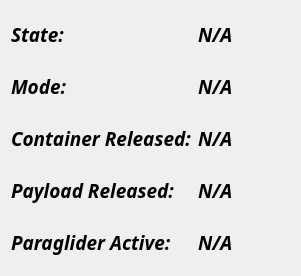
   <widget class="QWidget" name="telemetry_container_1" native="true">
    <property name="geometry">
     <rect>
      <x>0</x>
      <y>330</y>
      <width>301</width>
      <height>276</height>
     </rect>
    </property>
    <property name="sizePolicy">
     <sizepolicy hsizetype="Expanding" vsizetype="Expanding">
      <horstretch>1</horstretch>
      <verstretch>1</verstretch>
     </sizepolicy>
    </property>
    <property name="styleSheet">
     <string notr="true"/>
    </property>
    <layout class="QGridLayout" name="gridLayout_10">
     <item row="0" column="0">
      <layout class="QVBoxLayout" name="simulation_panel_2" stretch="1">
       <property name="sizeConstraint">
        <enum>QLayout::SetMinimumSize</enum>
       </property>
       <item>
        <layout class="QHBoxLayout" name="horizontalLayout_12" stretch="0,0">
         <item>
          <layout class="QVBoxLayout" name="verticalLayout_19">
           <item>
            <widget class="QLabel" name="state">
             <property name="font">
              <font>
               <family>Noto Sans</family>
               <pointsize>14</pointsize>
               <weight>75</weight>
               <italic>true</italic>
               <bold>true</bold>
              </font>
             </property>
             <property name="styleSheet">
              <string notr="true">border: none;</string>
             </property>
             <property name="text">
              <string>State:</string>
             </property>
            </widget>
           </item>
           <item>
            <widget class="QLabel" name="mode">
             <property name="font">
              <font>
               <family>Noto Sans</family>
               <pointsize>14</pointsize>
               <weight>75</weight>
               <italic>true</italic>
               <bold>true</bold>
              </font>
             </property>
             <property name="styleSheet">
              <string notr="true">border: none;</string>
             </property>
             <property name="text">
              <string>Mode:</string>
             </property>
            </widget>
           </item>
           <item>
            <widget class="QLabel" name="container_released">
             <property name="font">
              <font>
               <family>Noto Sans</family>
               <pointsize>14</pointsize>
               <weight>75</weight>
               <italic>true</italic>
               <bold>true</bold>
              </font>
             </property>
             <property name="styleSheet">
              <string notr="true">font-weight: bold;</string>
             </property>
             <property name="text">
              <string>Container Released:</string>
             </property>
            </widget>
           </item>
           <item>
            <widget class="QLabel" name="payload_released">
             <property name="font">
              <font>
               <family>Noto Sans</family>
               <pointsize>14</pointsize>
               <weight>75</weight>
               <italic>true</italic>
               <bold>true</bold>
              </font>
             </property>
             <property name="styleSheet">
              <string notr="true">font-weight: bold;</string>
             </property>
             <property name="text">
              <string>Payload Released:</string>
             </property>
            </widget>
           </item>
           <item>
            <widget class="QLabel" name="paraglider_active">
             <property name="font">
              <font>
               <family>Noto Sans</family>
               <pointsize>14</pointsize>
               <weight>75</weight>
               <italic>true</italic>
               <bold>true</bold>
              </font>
             </property>
             <property name="styleSheet">
              <string notr="true">font-weight: bold;</string>
             </property>
             <property name="text">
              <string>Paraglider Active:</string>
             </property>
             <property name="textFormat">
              <enum>Qt::AutoText</enum>
             </property>
             <property name="scaledContents">
              <bool>false</bool>
             </property>
            </widget>
           </item>
          </layout>
         </item>
         <item>
          <layout class="QVBoxLayout" name="state_fields_2">
           <item>
            <widget class="QLabel" name="STATE">
             <property name="font">
              <font>
               <family>Noto Sans</family>
               <pointsize>14</pointsize>
               <weight>75</weight>
               <italic>true</italic>
               <bold>true</bold>
              </font>
             </property>
             <property name="text">
              <string>N/A</string>
             </property>
            </widget>
           </item>
           <item>
            <widget class="QLabel" name="MODE">
             <property name="font">
              <font>
               <family>Noto Sans</family>
               <pointsize>14</pointsize>
               <weight>75</weight>
               <italic>true</italic>
               <bold>true</bold>
              </font>
             </property>
             <property name="text">
              <string>N/A</string>
             </property>
            </widget>
           </item>
           <item>
            <widget class="QLabel" name="CONTAINER_RELEASED">
             <property name="font">
              <font>
               <family>Noto Sans</family>
               <pointsize>14</pointsize>
               <weight>75</weight>
               <italic>true</italic>
               <bold>true</bold>
              </font>
             </property>
             <property name="styleSheet">
              <string notr="true">font-weight: bold;</string>
             </property>
             <property name="text">
              <string>N/A</string>
             </property>
            </widget>
           </item>
           <item>
            <widget class="QLabel" name="PAYLOAD_RELEASED">
             <property name="font">
              <font>
               <family>Noto Sans</family>
               <pointsize>14</pointsize>
               <weight>75</weight>
               <italic>true</italic>
               <bold>true</bold>
              </font>
             </property>
             <property name="styleSheet">
              <string notr="true">font-weight: bold;</string>
             </property>
             <property name="text">
              <string>N/A</string>
             </property>
            </widget>
           </item>
           <item>
            <widget class="QLabel" name="PARAGLIDER_ACTIVE">
             <property name="font">
              <font>
               <family>Noto Sans</family>
               <pointsize>14</pointsize>
               <weight>75</weight>
               <italic>true</italic>
               <bold>true</bold>
              </font>
             </property>
             <property name="styleSheet">
              <string notr="true">font-weight: bold;</string>
             </property>
             <property name="text">
              <string>N/A</string>
             </property>
            </widget>
           </item>
          </layout>
         </item>
        </layout>
       </item>
      </layout>
     </item>
    </layout>
   </widget>
